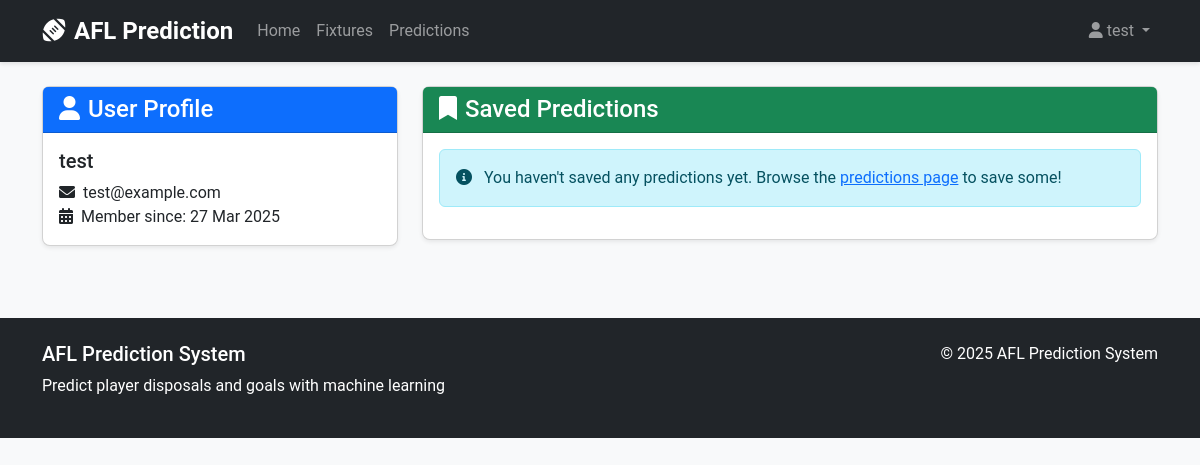
The app's page /profile (signed in) with its own data.
### app.py (models this page shows, shortened)
class User(UserMixin, db.Model):
    id = db.Column(db.Integer, primary_key=True)
    username = db.Column(db.String(100), unique=True, nullable=False)
    email = db.Column(db.String(100), unique=True, nullable=False)
    password_hash = db.Column(db.String(200), nullable=False)
    created_at = db.Column(db.DateTime, default=datetime.utcnow)
    predictions = db.relationship('SavedPrediction', backref='user', lazy=True)

### app.py (the view)
@app.route('/profile')
@login_required
def profile():
    saved_predictions = SavedPrediction.query.filter_by(user_id=current_user.id).order_by(SavedPrediction.created_at.desc()).all()
    return render_template('profile.html', user=current_user, saved_predictions=saved_predictions)

### app.py (called while the page is built)
@login_manager.user_loader
def load_user(user_id):
    return User.query.get(int(user_id))

### templates/profile.html (shortened to what this page needs)
{% extends 'base.html' %}
{% block content %}
<div class="row">
    <div class="col-md-4">
        <div class="card shadow-sm mb-4">
            <div class="card-header bg-primary text-white">
                <h4 class="mb-0"><i class="fas fa-user me-2"></i>User Profile</h4>
            </div>
            <div class="card-body">
                <h5 class="card-title">{{ user.username }}</h5>
                <p class="card-text">
                    <i class="fas fa-envelope me-2"></i>{{ user.email }}<br>
                    <i class="fas fa-calendar-alt me-2"></i>Member since: {{ user.created_at.strftime('%d %b %Y') }}
                </p>
            </div>
        </div>
    </div>
    <div class="col-md-8">
        <div class="card shadow-sm">
            <div class="card-header bg-success text-white">
                <h4 class="mb-0"><i class="fas fa-bookmark me-2"></i>Saved Predictions</h4>
            </div>
            <div class="card-body">
                {% if saved_predictions %}
                <div class="table-responsive">
                    <table class="table table-hover">
                        <thead>
                            <tr>
                                <th>Player</th>
                                <th>Match</th>
                                <th>Date</th>
                                <th>Disposals</th>
                                <th>Goals</th>
                                <th>Actual</th>
                            </tr>
                        </thead>
                        <tbody>
                            {% for prediction in saved_predictions %}
                            <tr>
                                <td>{{ prediction.player_name }}</td>
                                <td>{{ prediction.team }} vs {{ prediction.opponent }}</td>
                                <td>{{ prediction.match_date.strftime('%d %b %Y') }}</td>
                                <td>{{ prediction.predicted_disposals|round(1) }}</td>
                                <td>{{ prediction.predicted_goals|round(1) }}</td>
                                <td>
                                    {% if prediction.actual_disposals is not none %}
                                    <span class="badge {% if prediction.actual_disposals >= prediction.predicted_disposals %}bg-success{% else %}bg-danger{% endif %}">
                                        {{ prediction.actual_disposals }} disposals
                                    </span>
                                    {% if prediction.actual_goals is not none %}
                                    <span class="badge {% if prediction.actual_goals >= prediction.predicted_goals %}bg-success{% else %}bg-danger{% endif %}">
                                        {{ prediction.actual_goals }} goals
                                    </span>
                                    {% endif %}
                                    {% else %}
                                    <span class="badge bg-secondary">Pending</span>
                                    {% endif %}
                                </td>
                            </tr>
                            {% endfor %}
                        </tbody>
                    </table>
                </div>
                {% else %}
                <div class="alert alert-info">
                    <i class="fas fa-info-circle me-2"></i>
                    You haven't saved any predictions yet. Browse the <a href="{{ url_for('predictions') }}">predictions page</a> to save some!
                </div>
                {% endif %}
            </div>
        </div>
    </div>
</div>
{% endblock %}

### templates/base.html (shortened to what this page needs)
<!DOCTYPE html>
<html lang="en">
<head>
    <link href="https://cdn.jsdelivr.net/npm/bootstrap@5.3.0-alpha1/dist/css/bootstrap.min.css" rel="stylesheet">
    <link rel="stylesheet" href="https://cdnjs.cloudflare.com/ajax/libs/font-awesome/6.0.0/css/all.min.css">
    <link rel="stylesheet" href="{{ url_for('static', filename='css/style.css') }}">
</head>
<body>
    <nav class="navbar navbar-expand-lg navbar-dark bg-dark">
        <div class="container">
            <a class="navbar-brand" href="{{ url_for('index') }}">
                <i class="fas fa-football-ball me-2"></i>AFL Prediction
            </a>
            <div class="collapse navbar-collapse" id="navbarNav">
                <ul class="navbar-nav me-auto">
                    <li class="nav-item">
                        <a class="nav-link {% if request.path == url_for('index') %}active{% endif %}" href="{{ url_for('index') }}">Home</a>
                    </li>
                    <li class="nav-item">
                        <a class="nav-link {% if request.path == url_for('fixtures') %}active{% endif %}" href="{{ url_for('fixtures') }}">Fixtures</a>
                    </li>
                    <li class="nav-item">
                        <a class="nav-link {% if request.path == url_for('predictions') %}active{% endif %}" href="{{ url_for('predictions') }}">Predictions</a>
                    </li>
                </ul>
                <ul class="navbar-nav">
                    {% if current_user.is_authenticated %}
                    <li class="nav-item dropdown">
                        <a class="nav-link dropdown-toggle" href="#" id="navbarDropdown" role="button" data-bs-toggle="dropdown" aria-expanded="false">
                            <i class="fas fa-user me-1"></i>{{ current_user.username }}
                        </a>
                    </li>
                    {% endif %}
                </ul>
            </div>
        </div>
    </nav>
    <div class="container mt-4">
        {% block content %}{% endblock %}
    </div>
    <footer class="bg-dark text-white py-4 mt-5">
        <div class="container">
            <div class="row">
                <div class="col-md-6">
                    <h5>AFL Prediction System</h5>
                    <p>Predict player disposals and goals with machine learning</p>
                </div>
                <div class="col-md-6 text-md-end">
                    <p>&copy; 2025 AFL Prediction System</p>
                </div>
            </div>
        </div>
    </footer>
</body>
</html>

### static/css/style.css (style rules this page uses)
body { font-family: 'Roboto', sans-serif; background-color: #f8f9fa; }
.card { border-radius: 0.5rem; margin-bottom: 1.5rem; box-shadow: 0 4px 6px rgba(0, 0, 0, 0.1); transition: transform 0.3s ease, box-shadow 0.3s ease; }
.card-header { border-radius: 0.5rem 0.5rem 0 0; }
.navbar-brand { font-weight: 700; font-size: 1.5rem; }
.navbar { box-shadow: 0 2px 4px rgba(0, 0, 0, 0.1); }
.fade-in { animation: fadeIn 0.5s ease-in; }
footer { margin-top: 3rem; padding: 2rem 0; background-color: #343a40; color: #fff; }

### records on screen
User: username "test", email "test@example.com", created_at "27 Mar 2025"
